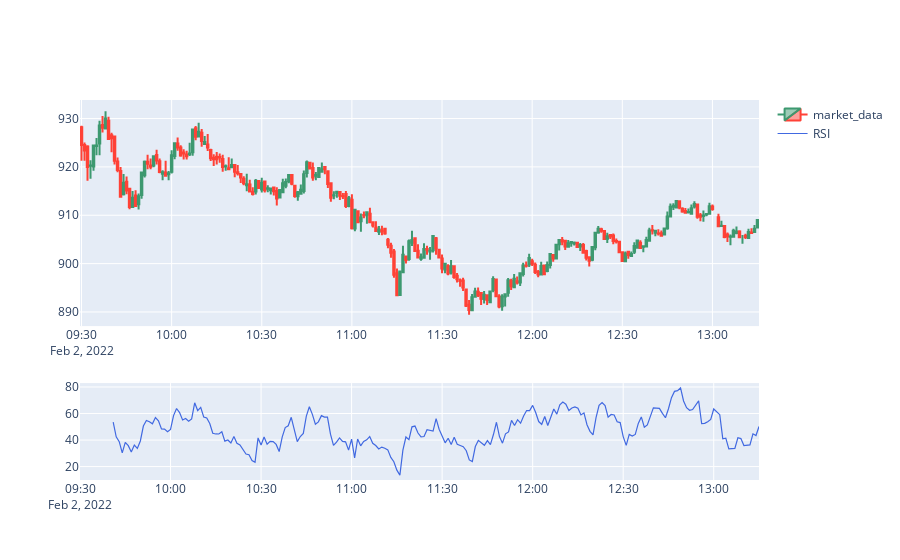

Notebook cell for this chart:
### Code cell
# add RSI to plotly figure
fig = make_subplots(rows=2, cols=1, row_heights=[0.7, 0.3])

fig.add_trace(go.Candlestick(x=df.index,
                            open=df['Open'],
                            high=df['High'],
                            low=df['Low'],
                            close=df['Close'], name = 'market_data'),
             row=1, col=1)

fig.update_xaxes(
    rangeslider_visible=False)

fig.add_trace(go.Scatter(x=df.index,
                    y=df['RSI'], name = 'RSI', line=dict(color='royalblue', width=1.2)),
             row=2, col=1)

fig.show()

### Figure 1 — Plotly figure (JSON) as saved in the notebook; plotly's stock layout.template omitted (floating-point values rounded to 4 significant figures; data arrays with more than 128 entries replaced by an {"elided": "..."} marker saying what was removed)
{"data": [{"close": {"elided": "225 float values"}, "high": {"elided": "225 float values"}, "low": {"elided": "225 float values"}, "name": "market_data", "open": {"elided": "225 float values"}, "type": "candlestick", "x": {"elided": "225 str values"}, "xaxis": "x", "yaxis": "y"}, {"line": {"color": "royalblue", "width": 1.2}, "name": "RSI", "type": "scatter", "x": {"elided": "225 str values"}, "xaxis": "x2", "y": {"elided": "225 float values"}, "yaxis": "y2"}], "layout": {"xaxis": {"anchor": "y", "domain": [0, 1], "rangeslider": {"visible": false}}, "xaxis2": {"anchor": "y2", "domain": [0, 1], "rangeslider": {"visible": false}}, "yaxis": {"anchor": "x", "domain": [0.405, 1]}, "yaxis2": {"anchor": "x2", "domain": [0, 0.255]}}}
